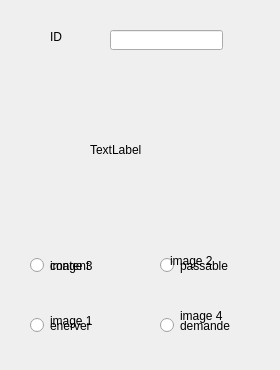
     <widget class="QWidget" name="OAJOUTER_2">
      <attribute name="title">
       <string>Ajouter</string>
      </attribute>
      <widget class="QLabel" name="label_7">
       <property name="geometry">
        <rect>
         <x>50</x>
         <y>280</y>
         <width>71</width>
         <height>81</height>
        </rect>
       </property>
       <property name="text">
        <string>image 1</string>
       </property>
      </widget>
      <widget class="QLabel" name="label_13">
       <property name="geometry">
        <rect>
         <x>90</x>
         <y>60</y>
         <width>181</width>
         <height>180</height>
        </rect>
       </property>
       <property name="text">
        <string>TextLabel</string>
       </property>
      </widget>
      <widget class="QLabel" name="label_4">
       <property name="geometry">
        <rect>
         <x>170</x>
         <y>230</y>
         <width>81</width>
         <height>61</height>
        </rect>
       </property>
       <property name="text">
        <string>image 2</string>
       </property>
      </widget>
      <widget class="QLabel" name="label_6">
       <property name="geometry">
        <rect>
         <x>180</x>
         <y>290</y>
         <width>71</width>
         <height>51</height>
        </rect>
       </property>
       <property name="text">
        <string>image 4</string>
       </property>
      </widget>
      <widget class="QLabel" name="label_8">
       <property name="geometry">
        <rect>
         <x>50</x>
         <y>240</y>
         <width>71</width>
         <height>51</height>
        </rect>
       </property>
       <property name="text">
        <string>image 3</string>
       </property>
      </widget>
      <widget class="QRadioButton" name="radioButton">
       <property name="geometry">
        <rect>
         <x>30</x>
         <y>250</y>
         <width>91</width>
         <height>31</height>
        </rect>
       </property>
       <property name="text">
        <string>content</string>
       </property>
      </widget>
      <widget class="QRadioButton" name="radioButton_2">
       <property name="geometry">
        <rect>
         <x>160</x>
         <y>250</y>
         <width>91</width>
         <height>31</height>
        </rect>
       </property>
       <property name="text">
        <string>passable</string>
       </property>
      </widget>
      <widget class="QRadioButton" name="radioButton_3">
       <property name="geometry">
        <rect>
         <x>160</x>
         <y>310</y>
         <width>91</width>
         <height>31</height>
        </rect>
       </property>
       <property name="text">
        <string>demande</string>
       </property>
      </widget>
      <widget class="QRadioButton" name="radioButton_4">
       <property name="geometry">
        <rect>
         <x>30</x>
         <y>310</y>
         <width>91</width>
         <height>31</height>
        </rect>
       </property>
       <property name="text">
        <string>enerver</string>
       </property>
      </widget>
      <widget class="QLabel" name="label">
       <property name="geometry">
        <rect>
         <x>50</x>
         <y>30</y>
         <width>47</width>
         <height>13</height>
        </rect>
       </property>
       <property name="text">
        <string>ID</string>
       </property>
      </widget>
      <widget class="QLineEdit" name="lineEdit">
       <property name="geometry">
        <rect>
         <x>110</x>
         <y>30</y>
         <width>113</width>
         <height>20</height>
        </rect>
       </property>
      </widget>
      <zorder>radioButton_3</zorder>
      <zorder>radioButton_4</zorder>
      <zorder>radioButton</zorder>
      <zorder>radioButton_2</zorder>
      <zorder>label_7</zorder>
      <zorder>label_13</zorder>
      <zorder>label_4</zorder>
      <zorder>label_6</zorder>
      <zorder>label_8</zorder>
      <zorder>label</zorder>
      <zorder>lineEdit</zorder>
     </widget>
